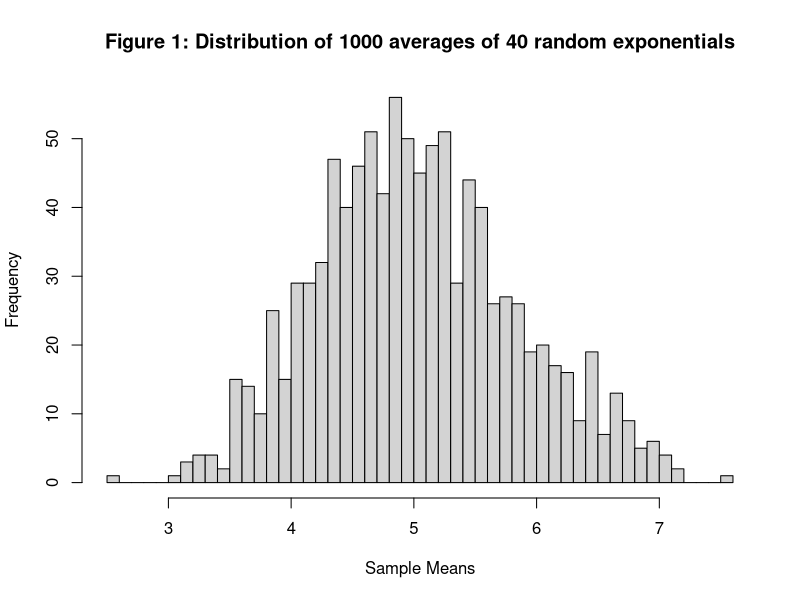
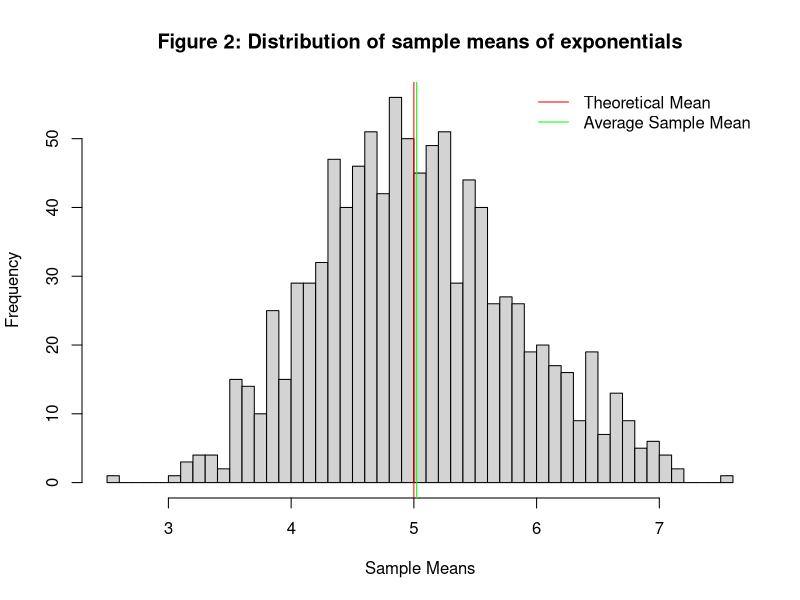
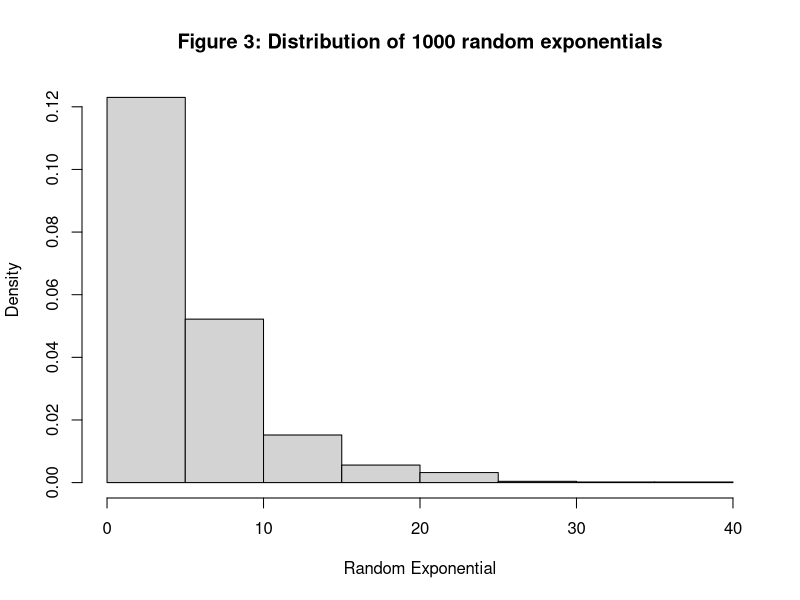
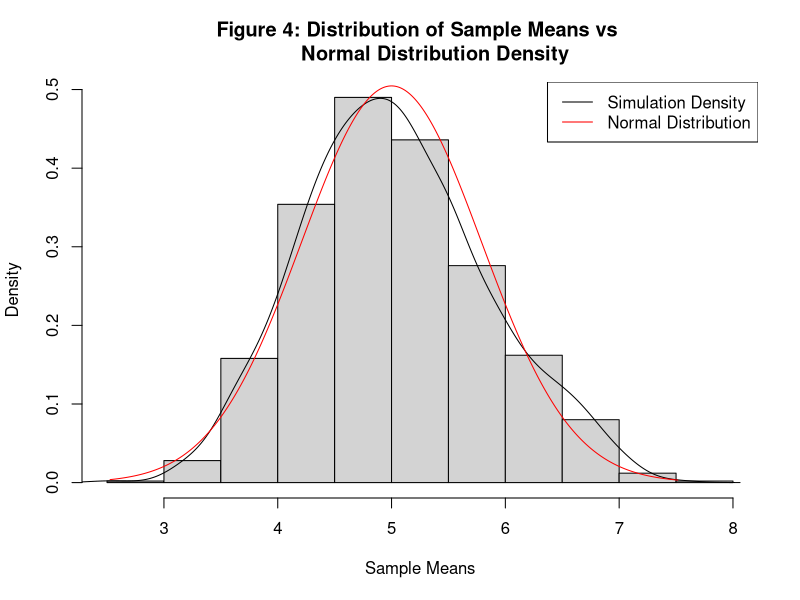
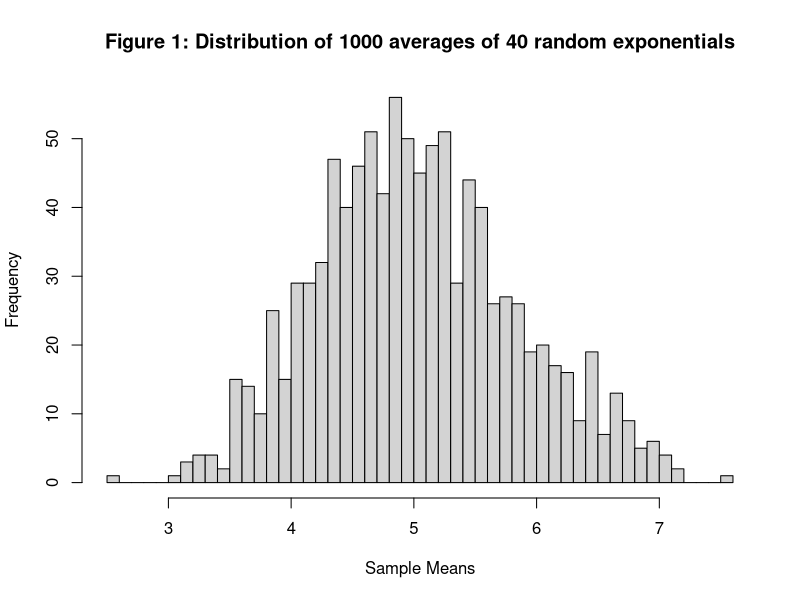
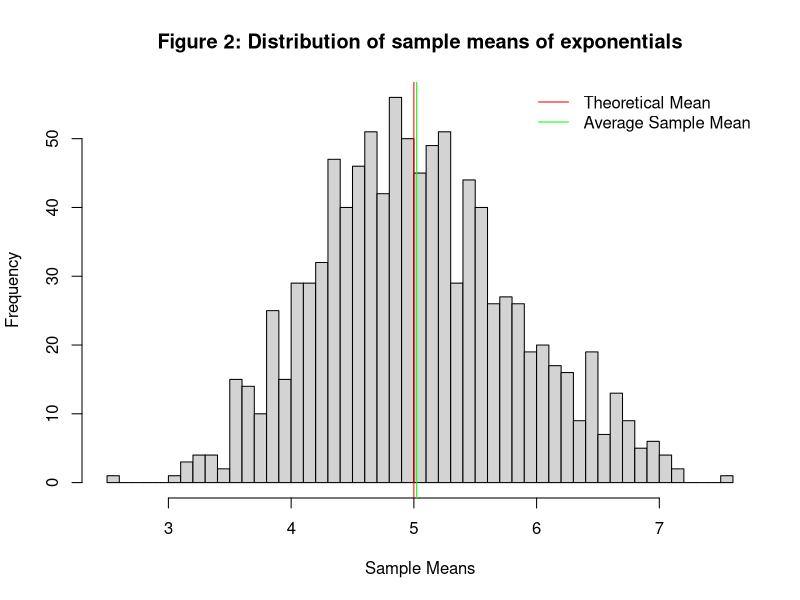
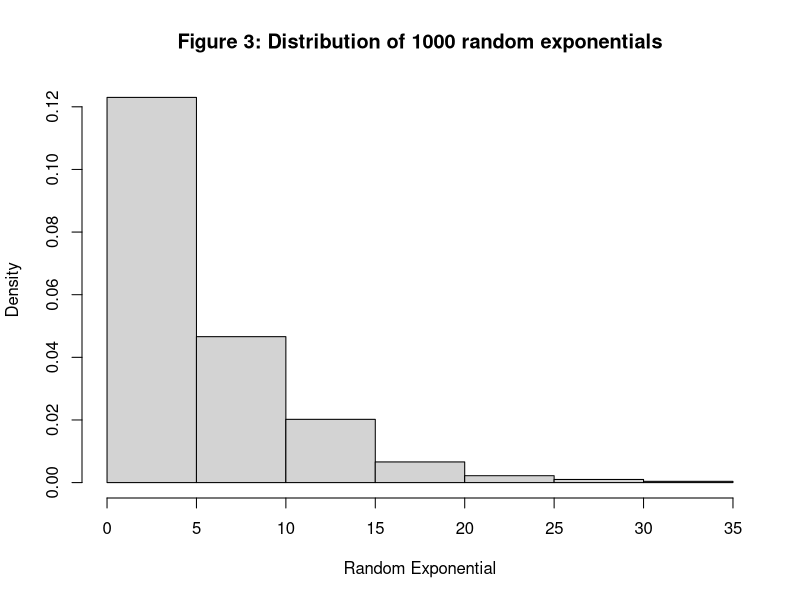
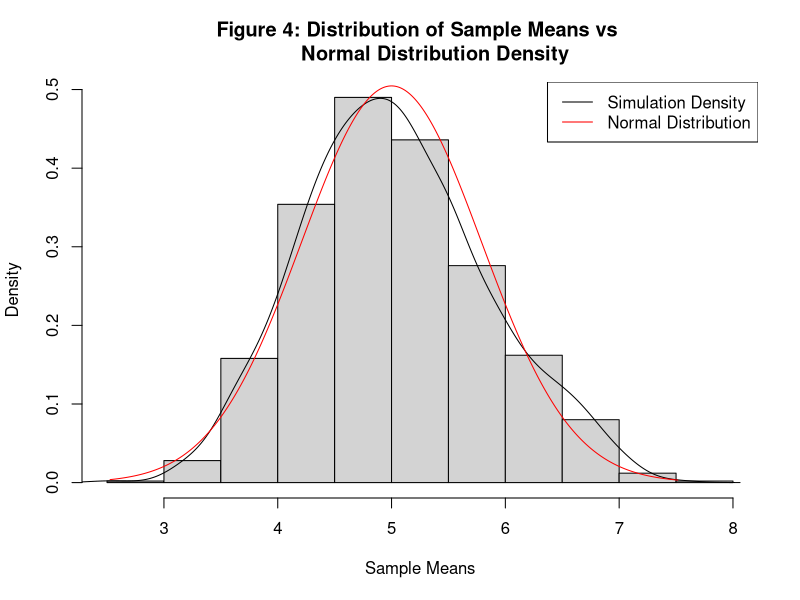

Generate these figures, in order, with R:
## ---- chunk 1
set.seed(123456)
lambda <- 0.2
n <- 40
## ---- chunk 2
mns = NULL
for (i in 1 : 1000) mns = c(mns, mean(rexp(n, lambda)))

## ---- chunk 3
hist(mns, freq=TRUE, breaks=50, 
     main = "Figure 1: Distribution of 1000 averages of 40 random exponentials",
     xlab = "Sample Means")
## ---- chunk 4
tm <- 1/lambda
tm
## ---- chunk 5
sm <- mean(mns)
sm
## ---- chunk 6
hist(mns, freq=TRUE, breaks=50,
     main="Figure 2: Distribution of sample means of exponentials",
     xlab="Sample Means")

# Sample Mean - Green Line
abline(v=sm, col='green', lwd=1)

# Theoretical Mean - Red Line
abline(v=tm, col='red', lwd=1)

legend('topright', c("Theoretical Mean","Average Sample Mean"), 
       col=c("red", "green"), lty=c(1,1), bty = "n")
## ---- chunk 7
tv<-((1/lambda)^2)/n
tv
## ---- chunk 8
sv <- var(mns)
sv
## ---- chunk 9
rexp(1000, lambda)
## ---- chunk 10
hist(rexp(1000, lambda),  prob=T,
     main="Figure 3: Distribution of 1000 random exponentials",
     xlab="Random Exponential")
## ---- chunk 11
hist(mns,  prob=T,
     main="Figure 4: Distribution of Sample Means vs 
     Normal Distribution Density",
     xlab="Sample Means")

# Density of the Simulated sample means
lines(density(mns))

# Density of the normal distribution
xfit <- seq(min(mns), max(mns), length=1000)
yfit <- dnorm(xfit, mean=1/lambda, sd=(1/lambda/sqrt(n)))
lines(xfit, yfit, pch=22, col="red", lty=1)

# Legend
legend('topright', c("Simulation Density", "Normal Distribution"), 
       col=c("black", "red"), lty=c(1,1))
## ---- chunk 12
hist(mns, freq=TRUE, breaks=50, 
     main = "Figure 1: Distribution of 1000 averages of 40 random exponentials",
     xlab = "Sample Means")
## ---- chunk 13
hist(mns, freq=TRUE, breaks=50,
     main="Figure 2: Distribution of sample means of exponentials",
     xlab="Sample Means")

# Sample Mean - Green Line
abline(v=sm, col='green', lwd=1)

# Theoretical Mean - Red Line
abline(v=tm, col='red', lwd=1)

legend('topright', c("Theoretical Mean","Average Sample Mean"), 
       col=c("red", "green"), lty=c(1,1), bty = "n")
## ---- chunk 14
hist(rexp(1000, lambda),  prob=T,
     main="Figure 3: Distribution of 1000 random exponentials",
     xlab="Random Exponential")
## ---- chunk 15
hist(mns,  prob=T,
     main="Figure 4: Distribution of Sample Means vs 
     Normal Distribution Density",
     xlab="Sample Means")

# Density of the Simulated sample means
lines(density(mns))

# Density of the normal distribution
xfit <- seq(min(mns), max(mns), length=1000)
yfit <- dnorm(xfit, mean=1/lambda, sd=(1/lambda/sqrt(n)))
lines(xfit, yfit, pch=22, col="red", lty=1)

# Legend
legend('topright', c("Simulation Density", "Normal Distribution"), 
       col=c("black", "red"), lty=c(1,1))
